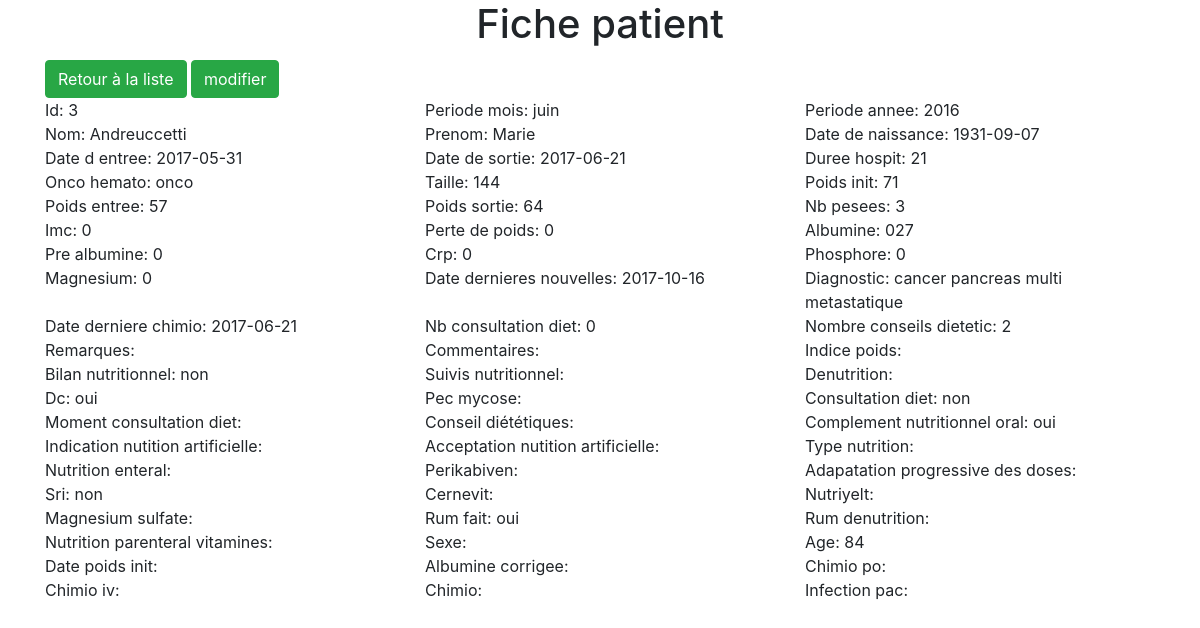
Page /index.php?afficher&id=3 on the committed database.
### tables this page shows
CREATE TABLE `these` (
  `id` int(11) NOT NULL AUTO_INCREMENT,
  `periode_mois` varchar(255) DEFAULT NULL,
  `periode_annee` varchar(255) DEFAULT NULL,
  `nom` varchar(255) DEFAULT NULL,
  `prenom` varchar(255) DEFAULT NULL,
  `date_de_naissance` varchar(255) DEFAULT NULL,
  `date_d_entree` varchar(255) DEFAULT NULL,
  `date_de_sortie` varchar(255) DEFAULT NULL,
  `duree_hospit` varchar(255) DEFAULT NULL,
  `onco_hemato` varchar(255) DEFAULT NULL,
  `taille` varchar(255) DEFAULT NULL,
  `poids_init` varchar(255) DEFAULT NULL,
  `poids_entree` varchar(255) DEFAULT NULL,
  `poids_sortie` varchar(255) DEFAULT NULL,
  `nb_pesees` varchar(255) DEFAULT NULL,
  `imc` varchar(255) DEFAULT NULL,
  `perte_de_poids` varchar(255) DEFAULT NULL,
  `albumine` varchar(255) DEFAULT NULL,
  `pre_albumine` varchar(255) DEFAULT NULL,
  `crp` varchar(255) DEFAULT NULL,
  `phosphore` varchar(255) DEFAULT NULL,
  `magnesium` varchar(255) DEFAULT NULL,
  `date_dernieres_nouvelles` varchar(255) DEFAULT NULL,
  `diagnostic` varchar(255) DEFAULT NULL,
  `date_derniere_chimio` varchar(255) DEFAULT NULL,
  `nb_consultation_diet` varchar(255) DEFAULT NULL,
  `nombre_conseils_dietetic` varchar(255) DEFAULT NULL,
  `remarques` varchar(255) DEFAULT NULL,
  `commentaires` varchar(255) DEFAULT NULL,
  `indice_poids` varchar(255) DEFAULT NULL,
  `bilan_nutritionnel` varchar(255) DEFAULT NULL,
  `suivis_nutritionnel` varchar(255) DEFAULT NULL,
  `denutrition` varchar(255) DEFAULT NULL,
  `dc` varchar(255) DEFAULT NULL,
  `pec_mycose` varchar(255) DEFAULT NULL,
  `consultation_diet` varchar(255) DEFAULT NULL,
  `moment_consultation_diet` varchar(255) DEFAULT NULL,
  `conseil_diététiques` varchar(255) DEFAULT NULL,
  `complement_nutritionnel_oral` varchar(255) DEFAULT NULL,
  `indication_nutition_artificielle` varchar(255) DEFAULT NULL,
  `acceptation_nutition_artificielle` varchar(255) DEFAULT NULL,
  `type_nutrition` varchar(255) DEFAULT NULL,
  `nutrition_enteral` varchar(255) DEFAULT NULL,
  `perikabiven` varchar(255) DEFAULT NULL,
  `adapatation_progressive_des_doses` varchar(255) DEFAULT NULL,
  `sri` varchar(255) DEFAULT NULL,
  `cernevit` varchar(255) DEFAULT NULL,
  `nutriyelt` varchar(255) DEFAULT NULL,
  `magnesium_sulfate` varchar(255) DEFAULT NULL,
  `rum_fait` varchar(255) DEFAULT NULL,
  `rum_denutrition` varchar(255) DEFAULT NULL,
  `nutrition_parenteral_vitamines` varchar(255) DEFAULT NULL,
  `sexe` varchar(255) DEFAULT NULL,
  `age` varchar(255) DEFAULT NULL,
  `date_poids_init` varchar(255) DEFAULT NULL,
  `albumine_corrigee` varchar(255) DEFAULT NULL,
  `chimio_po` varchar(255) DEFAULT NULL,
  `chimio_iv` varchar(255) DEFAULT NULL,
  `chimio` varchar(255) DEFAULT NULL,
  `infection_pac` varchar(255) DEFAULT NULL,
  PRIMARY KEY (`id`)
);

### Afficheur.php (called while the page is built)
<?php
class Afficheur{
	public function afficher($id)
	{
		require_once(__DIR__ . '/afficher.php');
		exit;
	}
}

### PersisteurDeDonnees.php (called while the page is built, shortened)
<?php
class PersisteurDeDonnees
{
	public function recuprerPatient($id){
			$server = '127.0.0.1';
	        $db = 'these';
	        $login = 'emilie';
	        $pwd = 'guadeloupe';
			$pdo = new \PDO("mysql:host=$server;dbname=$db;charset=utf8", $login, $pwd);
	        $pdo->setAttribute(PDO::ATTR_ERRMODE, PDO::ERRMODE_EXCEPTION);
			$sql = "SELECT * FROM these WHERE id = $id ORDER BY nom ASC;";
			$query = $pdo->prepare($sql);
			$query->execute();
			$patient = $query->fetch(PDO::FETCH_ASSOC);
			return $patient;
		}
}

### afficher.php (the view, shortened to what this page needs)
<!DOCTYPE html>
<html>
<head>
    <link rel="stylesheet" href="boostsrap/bootstrap.min.css">
</head>
<body class="container">
<h1 class="card-title" style="text-align: center">Fiche patient</h1>
<a class="btn btn-success" style="color: white" href="index.php">Retour à la liste</a>
<a class="btn btn-success" style="color: white" href="index.php?editer&id=<?php echo $_GET['id'];?>">modifier</a>
<div class="row">
<?php
$persisteur = new PersisteurDeDonnees();
$patient = $persisteur->recuprerPatient($_GET['id']);
foreach($patient as $champ => $valeur){
		echo '<div class="col-4">'.preg_replace('/_/',' ',ucfirst($champ)) . ': ' . $valeur.'</div>';
	}
?>
</div>
</body>
</html>

### index.php (shortened to what this page needs)
<?php
if (isset($_GET['fiche_de_recueil'])) {
    $formulaire = new Formulaire();
    $formulaire->afficher();
} elseif (isset($_GET['expoter'])) {
    $exporteur = new Exporteur();
    $exporteur->export();
} elseif (isset($_GET['afficher'])) {
    $afficheur = new Afficheur();
    $afficheur->afficher($_GET['id']);
} elseif (isset($_GET['editer'])) {
    $editeur = new Editeur();
    $editeur->editer($_GET['id']);
}
exit;

### rows in the picture
these: id "3", periode_mois "juin", periode_annee "2016", nom "Andreuccetti", prenom "Marie", date_de_naissance "1931-09-07", date_d_entree "2017-05-31", date_de_sortie "2017-06-21", duree_hospit "21", onco_hemato "onco", taille "144", poids_init "71", poids_entree "57", poids_sortie "64", nb_pesees "3", imc "0", perte_de_poids "0", albumine "027", pre_albumine "0", crp "0", phosphore "0", magnesium "0", date_dernieres_nouvelles "2017-10-16", diagnostic "cancer pancreas multi metastatique", date_derniere_chimio "2017-06-21", nb_consultation_diet "0", nombre_conseils_dietetic "2", bilan_nutritionnel "non", dc "oui", consultation_diet "non", complement_nutritionnel_oral "oui", sri "non", rum_fait "oui", age "84"

### other values in the picture
preg_replace('/_/',' ',ucfirst($champ)) "Id"
preg_replace('/_/',' ',ucfirst($champ)) "Periode mois"
preg_replace('/_/',' ',ucfirst($champ)) "Periode annee"
preg_replace('/_/',' ',ucfirst($champ)) "Nom"
preg_replace('/_/',' ',ucfirst($champ)) "Prenom"
preg_replace('/_/',' ',ucfirst($champ)) "Date de naissance"
preg_replace('/_/',' ',ucfirst($champ)) "Date d entree"
preg_replace('/_/',' ',ucfirst($champ)) "Date de sortie"
preg_replace('/_/',' ',ucfirst($champ)) "Duree hospit"
preg_replace('/_/',' ',ucfirst($champ)) "Onco hemato"
preg_replace('/_/',' ',ucfirst($champ)) "Taille"
preg_replace('/_/',' ',ucfirst($champ)) "Poids init"
preg_replace('/_/',' ',ucfirst($champ)) "Poids entree"
preg_replace('/_/',' ',ucfirst($champ)) "Poids sortie"
preg_replace('/_/',' ',ucfirst($champ)) "Nb pesees"
